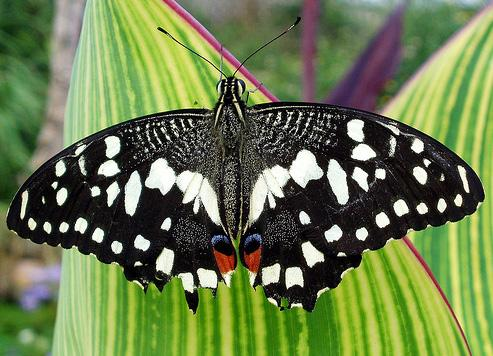
#> input picture images/butterfly.jpg, 493 x 356 px, found by its file name
$ python CV_20_CannyEdge_1.py
#> lines starting #> are read from the running program, lines starting #| are printed output that depends on the picture; after the words box and inside, x2 and y2 are one past the last pixel; in counts of white or black regions, pixels touching at a corner belong together
'''CV_20_CannyEdgeDetector.py

edge detection that uses a multi-stage algorithim to detect a wide range of images.
Developed by John F. Canny 1986
1 noise reduction
2 gradient calculation
3.non -maximum suppression
4 double threshold
5 edge tracking by hysteresi

'''
import cv2
import numpy as np
from matplotlib import pyplot as plt

img = cv2.imread('/Users/judsonbelmont/Documents/Python/OpenCV_3/images/butterfly.jpg',0)
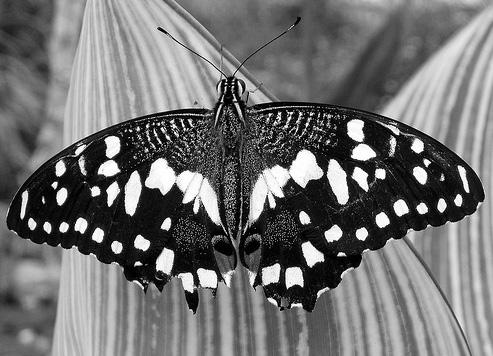
#> img: shape (356, 493); min 0, max 255, mean 113.3
# img = cv2.imread('/Users/judsonbelmont/Documents/Python/OpenCV_3/images/butterfly.jpg',cv2.IMREAD_GRAYSCALE)
canny = cv2.Canny(img, 100,200)
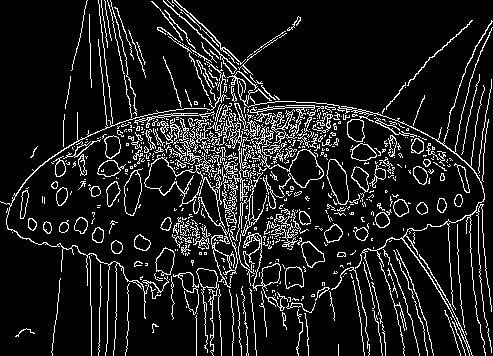
#> canny: shape (356, 493); 11.4% white in thin lines or dots
#  1st threshold value   = 100,  2 d threshold  = 200 (later add TRACKBARS to adjust threshold
#

titles= ['Image','Canny']
images = [img,canny]

for i in range(len(titles)):
    plt.subplot(1,2,i+1),plt.imshow(images[i], 'gray')
    plt.title(titles[i])
    plt.xticks([]),plt.yticks([])


plt.show()
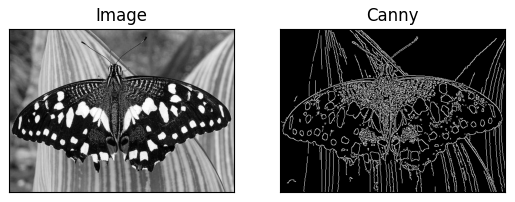
#> figure drawn by matplotlib, 2 panels

# note!! do not use the cv2.waitkey when just reading and making plt images
# cv2.waitKey(0)
# cv2.destroyAllWindow

$ run again, with images/HappyFish.jpg copied over images/butterfly.jpg
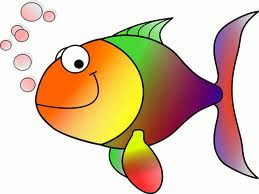
#> input picture images/HappyFish.jpg, 259 x 194 px, found by its file name
#> `canny = cv2.Canny(img, 100,200)`:
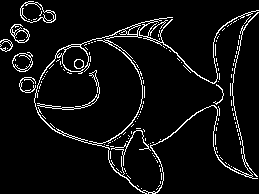
#> canny: shape (194, 259); 6.2% white in thin lines or dots
#> `plt.show()`:
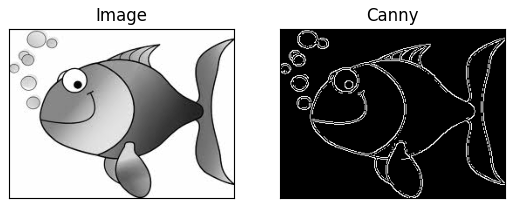
#> figure drawn by matplotlib, 2 panels

$ run again, with images/apple.jpg copied over images/butterfly.jpg
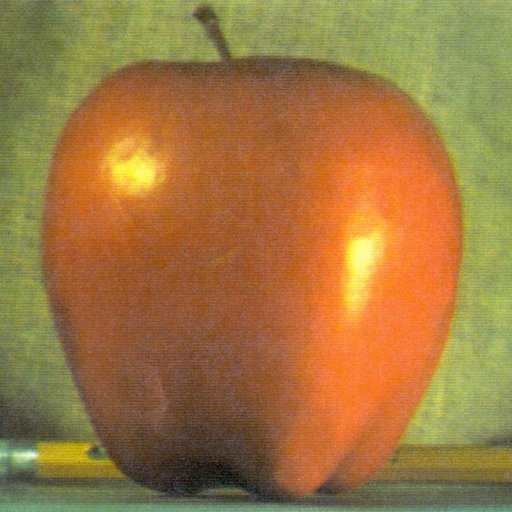
#> input picture images/apple.jpg, 512 x 512 px, found by its file name
#> `canny = cv2.Canny(img, 100,200)`:
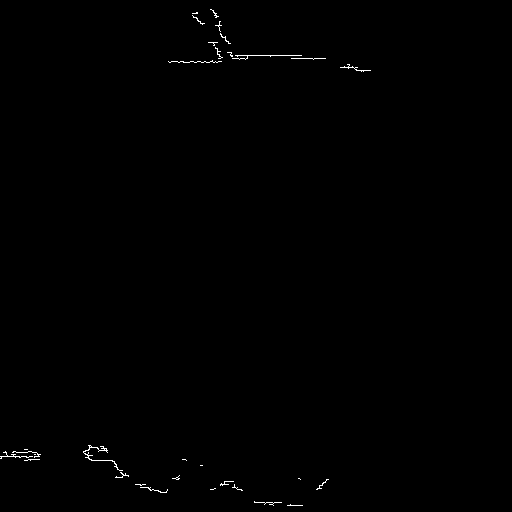
#> canny: shape (512, 512); 0.31% white in thin lines or dots, all inside (x1, y1, x2, y2) = (0, 9, 371, 506)
#> `plt.show()`:
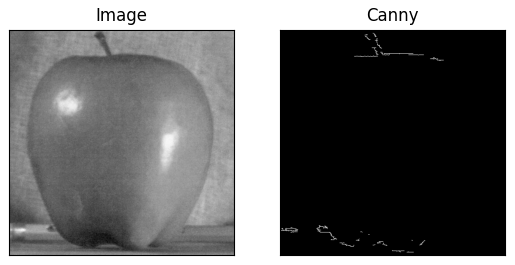
#> figure drawn by matplotlib, 2 panels

$ run again, with images/ellipses.jpg copied over images/butterfly.jpg
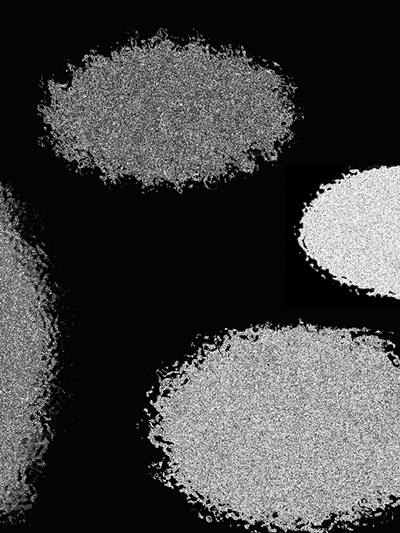
#> input picture images/ellipses.jpg, 400 x 533 px, found by its file name
#> img is the input picture: shape (533, 400); min 0, max 255, mean 66.8
#> `canny = cv2.Canny(img, 100,200)`:
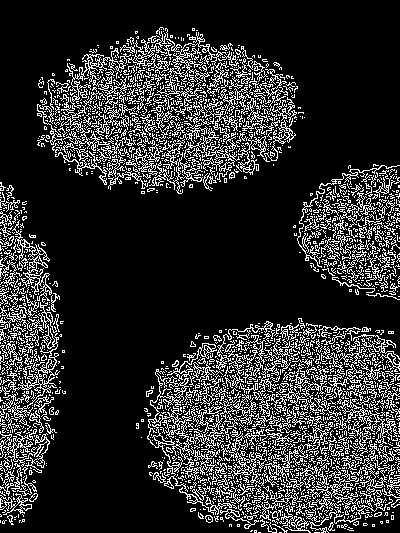
#> canny: shape (533, 400); 18% white in thin lines or dots
#> `plt.show()`:
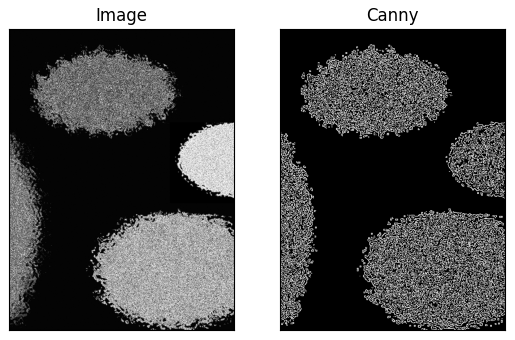
#> figure drawn by matplotlib, 2 panels
